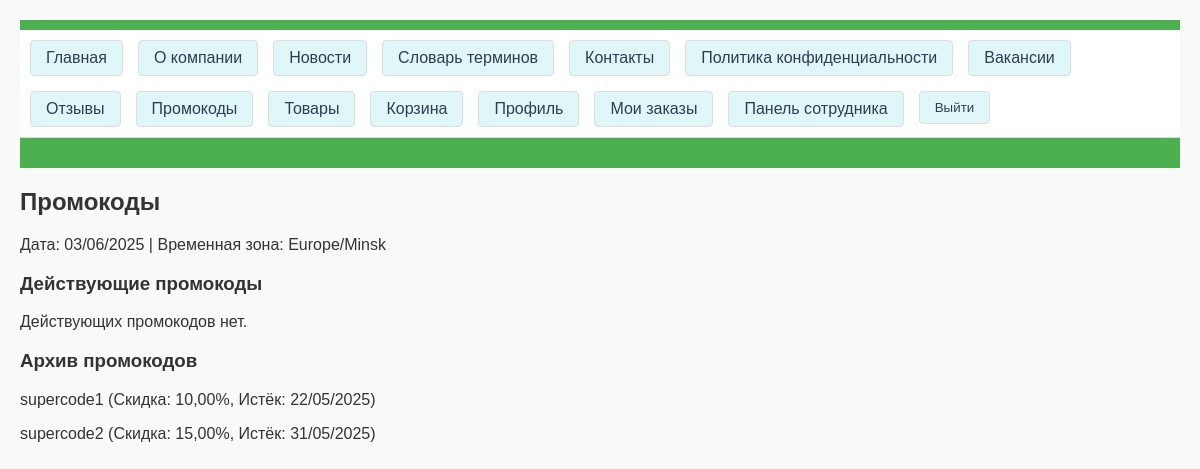
The page /promocodes/ (signed in) on the database as committed earlier.
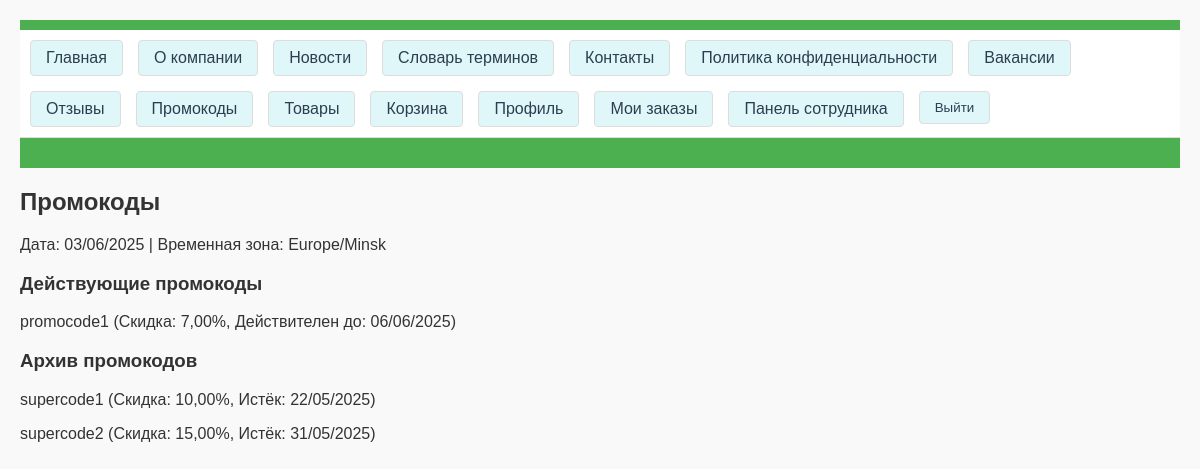
The same page on the database as committed later.
### delivery_app/models.py (models this page shows, shortened)
class PromoCode(models.Model):
    code = models.CharField(max_length=50, unique=True, help_text="Уникальный код промокода")
    discount = models.DecimalField(max_digits=5, decimal_places=2, help_text="Скидка в процентах (0-100)")
    valid_from = models.DateTimeField(default=timezone.now, help_text="Дата начала действия")
    valid_to = models.DateTimeField(help_text="Дата окончания действия")
    active = models.BooleanField(default=True, help_text="Активен ли промокод")
    applicable_products = models.ManyToManyField(Product, blank=True, related_name='promocodes', help_text="Товары, к которым применяется промокод")  # Новая связь

### delivery_app/views.py (the view)
# urls.py: path('promocodes/', views.promocodes, name='promocodes'),
def promocodes(request):
    active_promocodes = PromoCode.objects.filter(valid_to__gte=timezone.now())
    archived_promocodes = PromoCode.objects.filter(valid_to__lt=timezone.now())
    context = {
        'active_promocodes': active_promocodes,
        'archived_promocodes': archived_promocodes,
        'current_date': timezone.now().strftime('%d/%m/%Y'),
        'timezone': 'Europe/Minsk',
    }
    return render(request, 'delivery_app/promocodes.html', context)

### delivery_app/templates/delivery_app/promocodes.html (shortened to what this page needs)
{% extends "delivery_app/base.html" %}
{% block content %}
<h2>Промокоды</h2>
<p>Дата: {{ current_date }} | Временная зона: {{ timezone }}</p>
<h3>Действующие промокоды</h3>
{% for promo in active_promocodes %}
    <p>{{ promo.code }} (Скидка: {{ promo.discount }}%, Действителен до: {{ promo.valid_to|date:'d/m/Y' }})</p>
{% empty %}
    <p>Действующих промокодов нет.</p>
{% endfor %}
<h3>Архив промокодов</h3>
{% for promo in archived_promocodes %}
    <p>{{ promo.code }} (Скидка: {{ promo.discount }}%, Истёк: {{ promo.valid_to|date:'d/m/Y' }})</p>
{% empty %}
    <p>Архивных промокодов нет.</p>
{% endfor %}
{% endblock %}

Rows that differ between the two databases and show on the page:
added PromoCode: code "promocode1", discount "7,00", valid_to "06/06/2025", shown under "Действующие промокоды"
Other text that changed with them:
text no longer shown: "Действующих промокодов нет."
